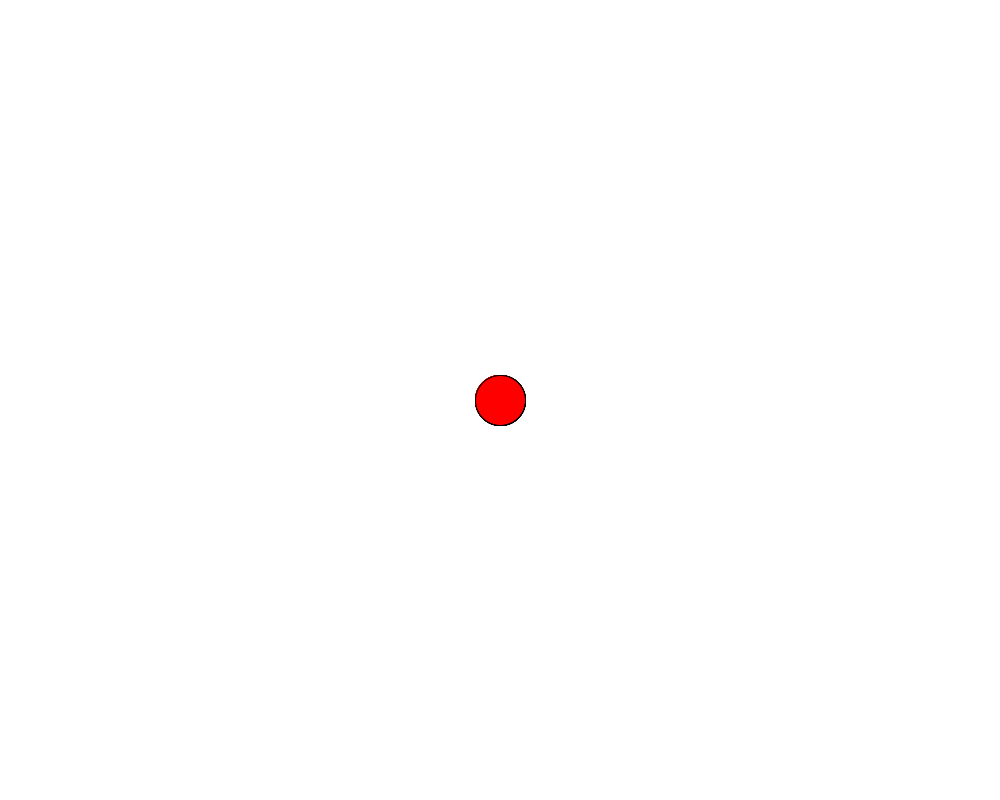
Frame 1 (no input)
Frame 60 (the mouse pressed at the canvas centre just before this capture): identical to frame 1, image omitted
Frame 120 (the mouse held since frame 60 and released just before this capture): identical to frame 1, image omitted

The Processing sketch that drew this single still picture (run headless with seeded random() and noise(); from frame 60 on, the mouse is pressed at the canvas centre):

// Processing sketch: MovingStuff_pde
// ── MovingStuff_pde.pde
interface Displayable {
  void display();
}
interface Moveable {
  void move();
}
abstract class Thing implements Displayable {
  float x, y;

  Thing(float x, float y) {
    this.x = x;
    this.y = y;
  }
  abstract void display();
}

class Rock extends Thing {
  Rock(float x, float y) {
    super(x, y);
  }

  void display() {
    /* ONE PERSON WRITE THIS */
  }
}

public class LivingRock extends Rock implements Moveable {
  LivingRock(float x, float y) {
    super(x, y);
  }
  void move() {
    /* ONE PERSON WRITE THIS */
  }
}

class Ball extends Thing implements Moveable {
  Ball(float x, float y) {

    super(x, y);
  }

  void display() {
    /* ONE PERSON WRITE THIS */
    fill(255, 0, 0);
    ellipse(500, 400, 50, 50);
  }

  void move() {
    /* ONE PERSON WRITE THIS */
  }
}
ArrayList<Displayable> thingsToDisplay;
ArrayList<Moveable> thingsToMove;

void setup() {
  size(1000, 800);

  thingsToDisplay = new ArrayList<Displayable>();
  thingsToMove = new ArrayList<Moveable>();
  for (int i = 0; i < 10; i++) {
    Ball b = new Ball(50+random(width-100), 50+random(height-100));
    thingsToDisplay.add(b);
    thingsToMove.add(b);
    Rock r = new Rock(50+random(width-100), 50+random(height-100));
    thingsToDisplay.add(r);
  }

  LivingRock m = new LivingRock(50+random(width-100), 50+random(height-100));
  thingsToDisplay.add(m);
  thingsToMove.add(m);
}

void draw() {
  background(255);

  for (Displayable thing : thingsToDisplay) {
    thing.display();
  }
  for (Moveable thing : thingsToMove) {
    thing.move();
  }
}
